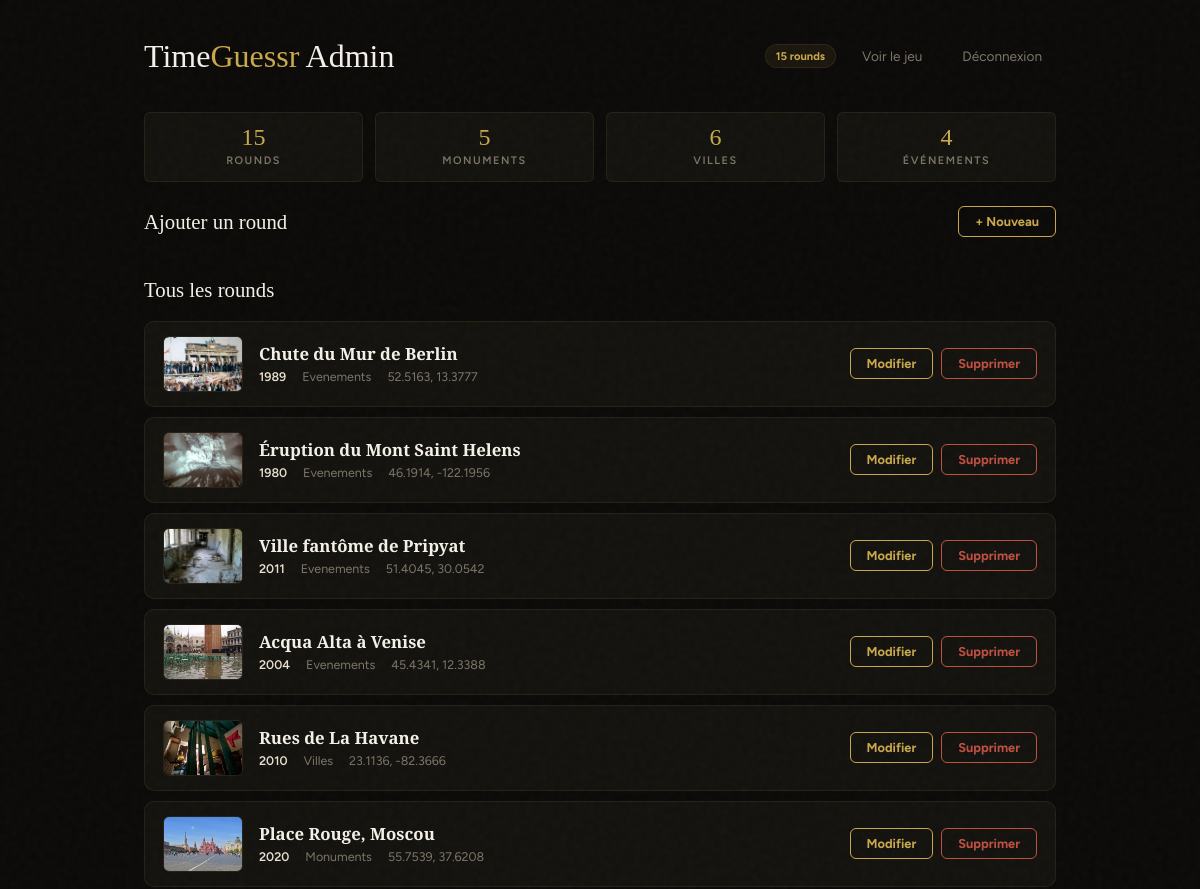
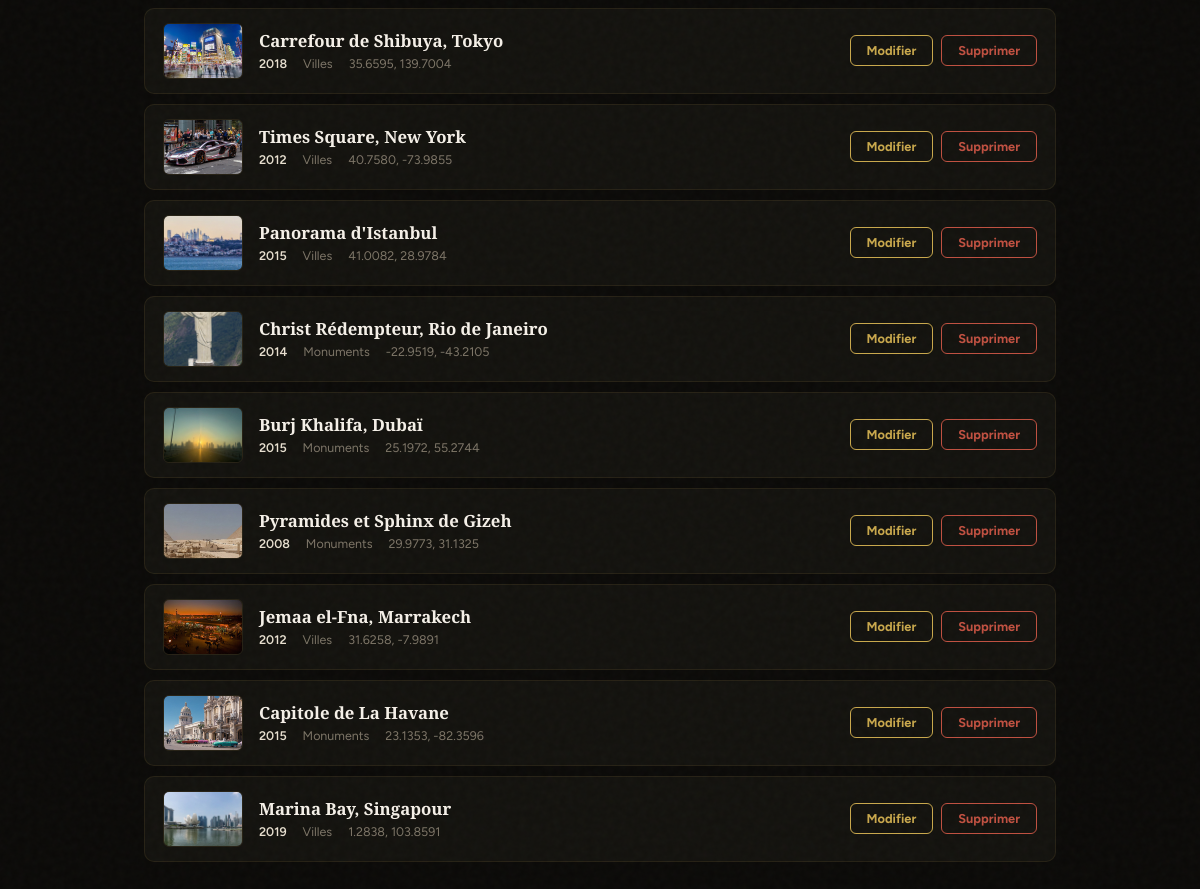
/admin.php (signed in), run on the app's committed database (2 pictures, top to bottom).
### tables this page shows
CREATE TABLE IF NOT EXISTS rounds (
    id          INT AUTO_INCREMENT PRIMARY KEY,
    title       VARCHAR(255)    NOT NULL,
    description TEXT            NOT NULL,
    year        INT             NOT NULL CHECK (year BETWEEN 1970 AND 2025),
    lat         DECIMAL(10,6)   NOT NULL,
    lng         DECIMAL(10,6)   NOT NULL,
    image       VARCHAR(255)    NOT NULL,
    category    ENUM('monuments','villes','evenements') NOT NULL DEFAULT 'villes',
    created_at  DATETIME        NOT NULL DEFAULT CURRENT_TIMESTAMP
);

### admin.php (the view, shortened to what this page needs)
<?php
require_once __DIR__ . '/db.php';
function loadRounds(): array {
    global $pdo;
    $stmt = $pdo->query('SELECT id, title, description, year, lat, lng, image, category FROM rounds ORDER BY id');
    return $stmt->fetchAll();
}
$authError = '';
$loggedIn = !empty($_SESSION['admin']);
$rounds = $loggedIn ? loadRounds() : [];
?>
<!DOCTYPE html>
<html lang="fr">
<head>
  <link rel="stylesheet" href="https://unpkg.com/leaflet@1.9.4/dist/leaflet.css">
</head>
<body>
<?php if (!$loggedIn): ?>
<div class="login-box">
  <h1>Time<span class="accent">Guessr</span></h1>
  <p>Interface d'administration</p>
  <form method="post" class="login-form">
    <input type="hidden" name="action" value="login">
    <input type="password" name="password" placeholder="Mot de passe" autofocus>
    <?php if ($authError): ?><div class="login-error"><?= htmlspecialchars($authError) ?></div><?php endif; ?>
    <button type="submit" class="btn btn-gold">Connexion</button>
  </form>
</div>
<?php else: ?>
<div class="admin-wrap">
  <div class="admin-header">
    <div>
      <div class="admin-title">Time<span class="accent">Guessr</span> Admin</div>
    </div>
    <div class="admin-nav">
      <span class="badge"><?= count($rounds) ?> rounds</span>
      <a href="index.php">Voir le jeu</a>
      <a href="?logout=1">Déconnexion</a>
    </div>
  </div>
  <div class="stats-bar">
    <div class="mini-stat">
      <span class="mini-stat-val"><?= count($rounds) ?></span>
      <div class="mini-stat-label">Rounds</div>
    </div>
    <div class="mini-stat">
      <?php
        $cats = array_count_values(array_column($rounds, 'category'));
      ?>
      <span class="mini-stat-val"><?= $cats['monuments'] ?? 0 ?></span>
      <div class="mini-stat-label">Monuments</div>
    </div>
    <div class="mini-stat">
      <span class="mini-stat-val"><?= $cats['villes'] ?? 0 ?></span>
      <div class="mini-stat-label">Villes</div>
    </div>
    <div class="mini-stat">
      <span class="mini-stat-val"><?= $cats['evenements'] ?? 0 ?></span>
      <div class="mini-stat-label">Événements</div>
    </div>
  </div>
  <div class="section">
    <div class="section-head">
      <div class="section-title">Ajouter un round</div>
      <button class="btn btn-outline btn-sm" id="toggle-add">+ Nouveau</button>
    </div>
  </div>
  <div class="section">
    <div class="section-head">
      <div class="section-title">Tous les rounds</div>
    </div>
    <?php foreach ($rounds as $r): ?>
    <div class="round-card">
      <img src="<?= htmlspecialchars($r['image']) ?>" alt="" class="round-img">
      <div class="round-info">
        <h3><?= htmlspecialchars($r['title']) ?></h3>
        <div class="round-meta">
          <span><b><?= $r['year'] ?></b></span>
          <span><?= ucfirst($r['category']) ?></span>
          <span><?= number_format($r['lat'], 4) ?>, <?= number_format($r['lng'], 4) ?></span>
        </div>
      </div>
      <div class="round-actions">
        <button class="btn btn-outline btn-sm" onclick="openEdit(<?= htmlspecialchars(json_encode($r, JSON_HEX_APOS | JSON_HEX_QUOT)) ?>)">Modifier</button>
        <form method="post" style="display:inline" onsubmit="return confirm('Supprimer ce round ?')">
          <button type="submit" class="btn btn-danger btn-sm">Supprimer</button>
        </form>
      </div>
    </div>
    <?php endforeach; ?>
  </div>
</div>
<?php endif; ?>
</body>
</html>

### admin.php (style rules this page uses)
:root { --bg: #0b0a08; --surface: #13120e; --surface-2: #1b1914; --surface-3: #242018; --border: rgba(201,168,76,.10); --border-strong: rgba(201,168,76,.25); --accent: #c9a84c; --accent-bright: #e0c06a; --accent-soft: rgba(201,168,76,.08); --accent-glow: rgba(201,168,76,.25); --text: #e8e0d0; --text-dim: #7d7567; --text-bright: #f5f0e8; --red: #c05040; --green: #6ab070; --radius: 10px; --radius-sm: 6px; --font-display: 'Instrument Serif', Georgia, serif; --font-body: 'Figtree', system-ui, sans-serif; }
*,*::before,*::after { box-sizing:border-box; margin:0; padding:0; }
html { font-size:16px; -webkit-font-smoothing:antialiased; }
body { font-family:var(--font-body); background:var(--bg); color:var(--text); min-height:100vh; line-height:1.5; }
body::after { content:''; position:fixed; inset:0; pointer-events:none; z-index:10000; opacity:.03; }
.accent { color:var(--accent); }
.admin-wrap { max-width:960px; margin:0 auto; padding:32px 24px 60px; }
.admin-header { display:flex; align-items:center; justify-content:space-between; margin-bottom:32px; flex-wrap:wrap; gap:12px; }
.admin-title { font-family:var(--font-display); font-size:2rem; color:var(--text-bright); }
.admin-nav { display:flex; gap:12px; align-items:center; }
.admin-nav a { color:var(--text-dim); text-decoration:none; font-size:.85rem; padding:6px 14px; border-radius:var(--radius-sm); transition:color .2s, background .2s; }
.badge { font-size:.7rem; background:var(--accent-soft); color:var(--accent); padding:3px 10px; border-radius:12px; font-weight:700; border:1px solid var(--border); }
.btn { font-family:var(--font-body); padding:10px 24px; border-radius:var(--radius-sm); font-size:.88rem; font-weight:700; cursor:pointer; border:none; transition:all .2s; }
.btn-outline { background:transparent; color:var(--accent); border:1px solid var(--accent); }
.btn-danger { background:transparent; color:var(--red); border:1px solid var(--red); font-size:.78rem; padding:6px 14px; }
.btn-sm { padding:7px 16px; font-size:.8rem; }
.section { margin-bottom:36px; }
.section-head { display:flex; align-items:center; justify-content:space-between; margin-bottom:16px; flex-wrap:wrap; gap:8px; }
.section-title { font-family:var(--font-display); font-size:1.3rem; color:var(--text-bright); }
.round-card { display:grid; grid-template-columns:80px 1fr auto; gap:16px; align-items:center; background:var(--surface); border:1px solid var(--border); border-radius:var(--radius); padding:14px 18px; margin-bottom:10px; transition:border-color .2s; }
.round-img { width:80px; height:56px; object-fit:cover; border-radius:var(--radius-sm); border:1px solid var(--border); }
.round-info h3 { font-family:var(--font-display); font-size:1.05rem; color:var(--text-bright); margin-bottom:2px; }
.round-meta { font-size:.78rem; color:var(--text-dim); display:flex; gap:16px; flex-wrap:wrap; }
.round-meta b { color:var(--text); font-weight:600; }
.round-actions { display:flex; gap:8px; flex-shrink:0; }
.stats-bar { display:flex; gap:12px; margin-bottom:24px; flex-wrap:wrap; }
.mini-stat { background:var(--surface); border:1px solid var(--border); border-radius:var(--radius-sm); padding:12px 18px; text-align:center; flex:1; min-width:100px; }
.mini-stat-val { font-family:var(--font-display); font-size:1.5rem; color:var(--accent); display:block; line-height:1; }
.mini-stat-label { font-size:.68rem; color:var(--text-dim); text-transform:uppercase; letter-spacing:1.5px; font-weight:600; margin-top:4px; }

### data on the page
rounds: image (picture), title "Chute du Mur de Berlin", year "1989", category "Evenements", lat "52.5163", lng "13.3777"
rounds: image (picture), title "Éruption du Mont Saint Helens", year "1980", category "Evenements", lat "46.1914", lng "-122.1956"
rounds: image (picture), title "Ville fantôme de Pripyat", year "2011", category "Evenements", lat "51.4045", lng "30.0542"
rounds: image (picture), title "Acqua Alta à Venise", year "2004", category "Evenements", lat "45.4341", lng "12.3388"
rounds: image (picture), title "Rues de La Havane", year "2010", category "Villes", lat "23.1136", lng "-82.3666"
rounds: image (picture), title "Place Rouge, Moscou", year "2020", category "Monuments", lat "55.7539", lng "37.6208"
rounds: image (picture), title "Carrefour de Shibuya, Tokyo", year "2018", category "Villes", lat "35.6595", lng "139.7004"
rounds: image (picture), title "Times Square, New York", year "2012", category "Villes", lat "40.7580", lng "-73.9855"
rounds: image (picture), title "Panorama d'Istanbul", year "2015", category "Villes", lat "41.0082", lng "28.9784"
rounds: image (picture), title "Christ Rédempteur, Rio de Janeiro", year "2014", category "Monuments", lat "-22.9519", lng "-43.2105"
rounds: image (picture), title "Burj Khalifa, Dubaï", year "2015", category "Monuments", lat "25.1972", lng "55.2744"
rounds: image (picture), title "Pyramides et Sphinx de Gizeh", year "2008", category "Monuments", lat "29.9773", lng "31.1325"
rounds: image (picture), title "Jemaa el-Fna, Marrakech", year "2012", category "Villes", lat "31.6258", lng "-7.9891"
rounds: image (picture), title "Capitole de La Havane", year "2015", category "Monuments", lat "23.1353", lng "-82.3596"
rounds: image (picture), title "Marina Bay, Singapour", year "2019", category "Villes", lat "1.2838", lng "103.8591"

### other printed values
count($rounds) "15"
$cats['monuments'] "5"
$cats['villes'] "6"
$cats['evenements'] "4"
